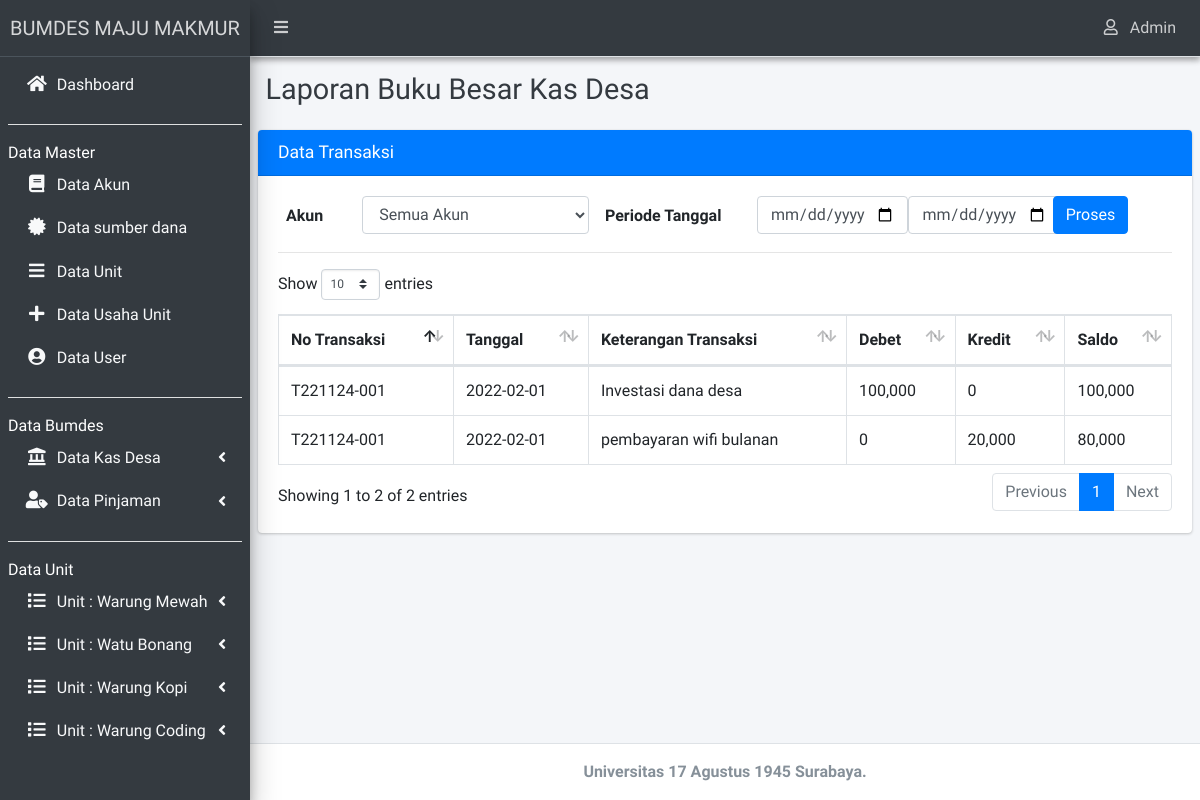
Before: /admin/index.php?hal=lap_buku_besar_kas (signed in) with the older database file.
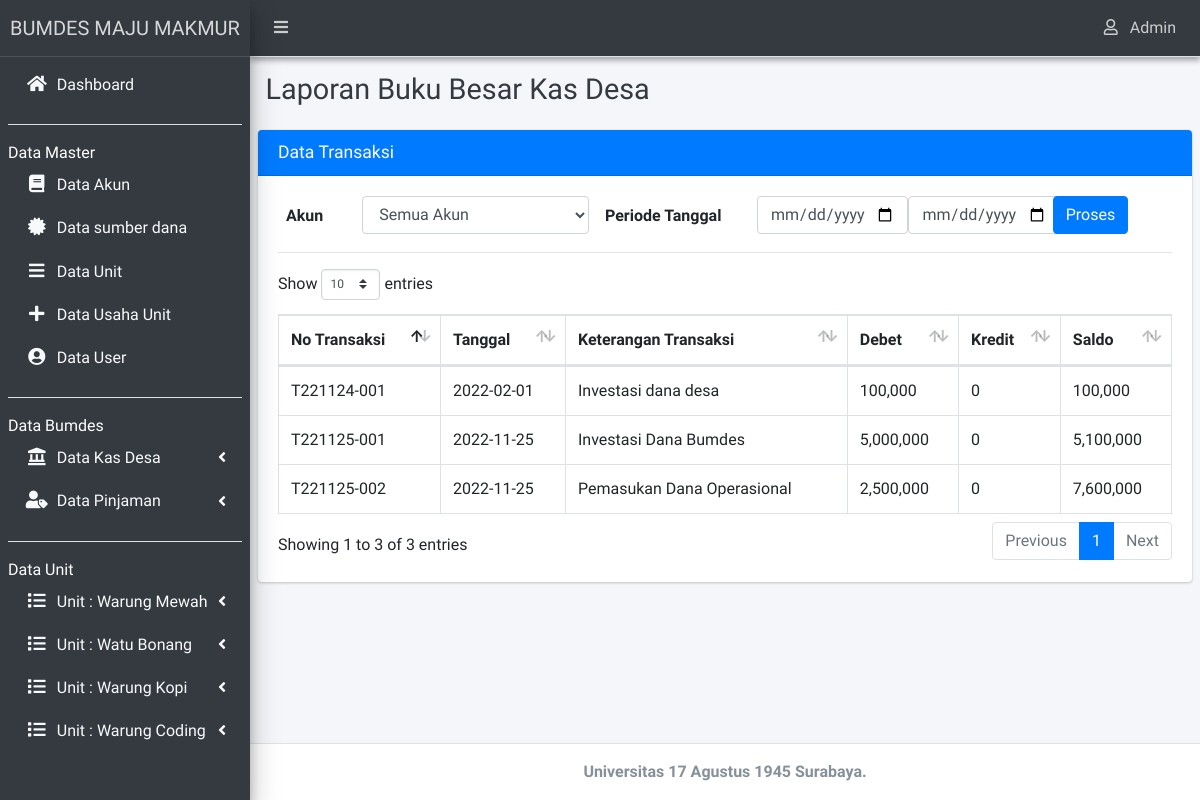
After: the same page with the newer database file.
### tables this page shows
CREATE TABLE `tb_unit` (
  `id_unit` int(11) NOT NULL,
  `nama_unit` varchar(30) DEFAULT NULL
);

CREATE TABLE `tb_kas` (
  `id_kas` int(11) NOT NULL,
  `tanggal` varchar(20) NOT NULL,
  `id_transaksi` varchar(20) NOT NULL,
  `kode_akun` varchar(5) NOT NULL,
  `sumber` varchar(5) NOT NULL,
  `keterangan` varchar(255) NOT NULL,
  `debet` int(11) NOT NULL,
  `kredit` int(11) NOT NULL
);

### admin/lap_buku_besar_kas.php (the view, shortened to what this page needs)
<div class="content-header">
    <div class="container-fluid">
        <div class="row mb-2">
        <div class="col-sm-12">
            <h1 class="m-0 text-dark">Laporan Buku Besar Kas Desa</h1>
        </div>
        </div>
    </div>
</div>
<?php
    $query_kas = "";
    $saldo = 0;
    if(isset($_POST['periode1'])){
            $periode1=$_POST['periode1'];
            $periode2=$_POST['periode2'];
            $kode_akun = $_POST['kode_akun'];
            if($_POST['kode_akun']=='semua')
                $query_kas = "SELECT * FROM tb_kas WHERE tanggal BETWEEN '$periode1' AND '$periode2'";
            else
                $query_kas = "SELECT * FROM tb_kas WHERE kode_akun = '$kode_akun' AND (tanggal BETWEEN '$periode1' AND '$periode2')";
    }else{
        $periode1="";
        $periode2="";
        $query_kas="SELECT * FROM tb_kas";
    }
?>
<section class="content">
  <div class="row">
    <div class="col-12">
      <div class="card card-primary">
        <div class="card-header">
            <h3 class="card-title primary">Data Transaksi </h3>
        </div>
        <div class="card-body">
            <form role="form" id="quickForm" action="?hal=lap_buku_besar_kas" method="POST">
                <div class="form-group row">
                    <label for="nama" class="col-1 m-2">Akun</label>
                    <select class="form-control select2 col-3" name="kode_akun">
                        <option value="semua">Semua Akun</option>
                    </select>
                    <label  for="nama" class="col-2 m-2">Periode Tanggal</label>
                    <input type="date" name="periode1" class="form-control col-2" value="<?= @$periode1; ?>" required>
                    <input type="date" name="periode2" class="form-control col-2" value="<?= @$periode2; ?>" required>
                    <div class="col-1">
                        <input type="submit" name="proses" class="btn btn-primary" style="float: right" value="Proses">
                    </div>
                </div>
            </form>
            <hr>
            <table id="example3" class="table table-bordered table-hover">
                <thead>
                    <tr>
                        <th>No Transaksi</th>
                        <th>Tanggal</th>
                        <th>Keterangan Transaksi</th>
                        <th>Debet</th>
                        <th>Kredit</th>
                        <th>Saldo</th>
                    </tr>
                </thead>
                <tbody>
                    <?php
                        $result = mysqli_query($mysqli, $query_kas);
                        $num_result = mysqli_num_rows($result);
                        if($num_result > 0) {
                            while($data = mysqli_fetch_assoc($result)) {
                                extract($data);
                                $saldo += $debet;
                                $saldo -= $kredit;
                    ?>
                    <tr>
                        <td><?php echo $id_transaksi; ?></td>
                        <td><?php echo $tanggal; ?></td>
                        <td><?php echo $keterangan; ?></td>
                        <td><?php echo number_format($debet,0); ?></td>
                        <td><?php echo number_format($kredit,0); ?></td>
                        <td><?php echo number_format($saldo,0); ?></td>
                    </tr>
                    <?php
                            }
                        }
                    ?>
            </table>
        </div>
      </div>
    </div>
  </div>
</section>

### admin/index.php (shortened to what this page needs)
<?php
require_once '../setting/koneksi.php';
if(isset($_SESSION['level_user'])=='Admin' || isset($_SESSION['level_user'])=='Bendahara'){
  require_once 'layout/top.php';
?>
    <nav class="main-header navbar navbar-expand navbar-dark elevation-2 navbar-light">
      <ul class="navbar-nav">
        <li class="nav-item">
          <a class="nav-link" data-widget="pushmenu" href="#"><i class="fas fa-bars"></i></a>
        </li>
      </ul>
      <ul class="navbar-nav ml-auto">
        <li class="nav-item dropdown">
          <a class="nav-link" data-toggle="dropdown" href="#">
            <i class="far fa-user mr-2"></i>
            <span><?= $_SESSION['level_user']; ?></span>
          </a>
        </li>
      </ul>
    </nav>
    <aside class="main-sidebar sidebar-dark-primary elevation-4">
      <a href="#" class="brand-link text-center">
        <span class="brand-text font-gradient-light">BUMDES MAJU MAKMUR</span>
      </a>
      <div class="sidebar">
        <nav class="mt-2">
          <ul class="nav nav-pills nav-sidebar flex-column" data-widget="treeview" role="menu" data-accordion="false">
            <?php include('_menu.php'); ?>
          </ul>
        </nav>
      </div>
    </aside>
  <div class="content-wrapper">
    <?php require_once 'layout/sidebar.php'; ?>
  </div>
<?php require_once 'layout/footer.php'; ?>
<?php require_once 'layout/bottom.php';?>
<?php
}else if(isset($_SESSION['level_user'])=='Kepala Desa'){
  require_once 'layout/top.php';
?>
  <nav class="main-header navbar navbar-expand navbar-dark elevation-2 navbar-light">
    <ul class="navbar-nav">
      <li class="nav-item">
        <a class="nav-link" data-widget="pushmenu" href="#"><i class="fas fa-bars"></i></a>
      </li>
    </ul>
    <ul class="navbar-nav ml-auto">
      <li class="nav-item dropdown">
        <a class="nav-link" data-toggle="dropdown" href="#">
          <i class="far fa-user mr-2"></i>
          <span><?= $_SESSION['level_user']; ?></span>
        </a>
        <div class="dropdown-menu dropdown-menu-lg dropdown-menu-right">
          <div class="dropdown-divider"></div>
          <a href="logout.php" class="dropdown-item">
            <i class="fas fa-lock mr-2"></i> Log Out
            <span class="float-right text-muted text-sm"></span>
          </a>
        </div>
      </li>
    </ul>
  </nav>
    <aside class="main-sidebar sidebar-dark-primary elevation-4">
    <a href="#" class="brand-link text-center">
      <span class="brand-text font-gradient-light">BUMDES MAJU MAKMUR</span>
    </a>
    <div class="sidebar">
      <nav class="mt-2">
        <ul class="nav nav-pills nav-sidebar flex-column" data-widget="treeview" role="menu" data-accordion="false">
          <?php include('_menu.php'); ?>
        </ul>
      </nav>
    </div>
  </aside>
  <div class="content-wrapper">
      <?php require_once 'layout/sidebar.php'; ?>
  </div>
<?php
  require_once 'layout/footer.php';
  require_once 'layout/bottom.php';
}else{
  echo "<script>window.location='../index.php';</script>";
}
?>

### admin/layout/top.php (shortened to what this page needs)
<!DOCTYPE html>
<html lang="en">
<head>
  <link rel="stylesheet" href="../assets/plugins/fontawesome-free/css/all.min.css">
  <link rel="stylesheet" href="../assets/dist/css/adminlte.min.css">
  <link rel="stylesheet" href="../assets/plugins/datatables-bs4/css/dataTables.bootstrap4.css">
  <link rel="stylesheet" href="../assets/plugins/select2/css/select2.min.css">
  <link rel="stylesheet" href="../assets/plugins/select2-bootstrap4-theme/select2-bootstrap4.min.css">
  <link rel="stylesheet" href="../assets/plugins//sweetalert2/sweetalert2.min.css">
  <link rel="stylesheet" href="../assets/dist/css/toastr.min.css">
</head>
<body class="hold-transition sidebar-mini">
  <div class="wrapper">

### admin/_menu.php (shortened to what this page needs)
<li class="nav-item">
	<a href="?hal=beranda" class="nav-link text-light">
		<i class="nav-icon fas fa-home"></i>
		<p> Dashboard </p>
	</a>
</li>
<?php if($_SESSION['level_user']=='Admin' || $_SESSION['level_user']=='Bendahara'){ ?>
	<li class="nav-item">
		<hr class="bg-gradient-light">
	</li>
	<div class="sidebar-heading text-white">Data Master</div>
    <li class="nav-item">
		<a class="nav-link text-light" href="?hal=akun">
			<i class="fa fa-book nav-icon"></i>
			<p>Data Akun</p>
		</a>
    </li>
    <li class="nav-item">
		<a class="nav-link text-light" href="?hal=ind">
			<i class="fa fa-certificate nav-icon"></i>
			<p>Data sumber dana</p>
		</a>
    </li>
    <li class="nav-item">
		<a class="nav-link text-light" href="?hal=unit" >
			<i class="fa fa-bars nav-icon"></i>
			<p>Data Unit</p>
		</a>
    </li>
    <li class="nav-item">
		<a class="nav-link text-light" href="?hal=kegiatan">
			<i class="fa fa-plus nav-icon"></i>
			<p>Data Usaha Unit</p>
		</a>
    </li>
    <li class="nav-item">
		<a class="nav-link text-light" href="?hal=user">
			<i class="fa fa-user-circle nav-icon"></i>
			<p>Data User</p>
		</a>
    </li>
	<li class="nav-item">
		<hr class="bg-gradient-light">
	</li>
	<div class="sidebar-heading text-white">Data Bumdes</div>
	<li class="nav-item">
		<a href="#" class="nav-link text-light">
			<i class="fas fa-solid fa-landmark nav-icon"></i>
			<p> Data Kas Desa <i class="fas fa-angle-left right"></i></p>
		</a>
    </li>
	<li class="nav-item">
		<a href="#" class="nav-link text-light">
			<i class="fas fa-solid fa-user-tag nav-icon"></i>
			<p>
			Data Pinjaman
			<i class="fas fa-angle-left right"></i>
			</p>
		</a>
    </li>
<?php } else if (isset($_SESSION['level_user'])=="Kepala Desa") { ?>
	<li class="nav-item has-treeview">
			<a href="#" class="nav-link text-light">
				<i class="nav-icon fas fa-list"></i>
				<p>
					Data Bumdes
					<i class="fas fa-angle-left right"></i>
				</p>
			</a>
			<ul class="nav nav-treeview text-light">
				<li class="nav-item">
					<a href="?hal=lap_buku_besar_kas" class="nav-link text-light">
						<i class="fa fa-bookmark nav-icon"></i>
						<p>Buku Besar</p>
					</a>
				</li>
				<li class="nav-item">
					<a href="?hal=lap_arus_kas_desa" class="nav-link text-light">
						<i class="fa fa-angle-double-right nav-icon"></i>
						<p>Arus Kas</p>
					</a>
				</li>
				<li class="nav-item">
					<a href="?hal=lap_neraca_kas" class="nav-link text-light">
						<i class="fa fa-balance-scale nav-icon"></i>
						<p>Neraca</p>
					</a>
				</li>
			</ul>
		</li>
<?php } ?>
<li class="nav-item">
	<hr class="bg-light">
</li>
<div class="sidebar-heading text-white">Data Unit</div>
<?php
$query="SELECT * from tb_unit";
$result=$mysqli->query($query);
$num_result=$result->num_rows;
if ($num_result > 0 ) {
	while ($data=mysqli_fetch_assoc($result)) {
		extract($data);  ?>
		<li class="nav-item has-treeview">
			<a href="#" class="nav-link text-light">
				<i class="nav-icon fas fa-list"></i>
				<p>
					Unit : <?=$nama_unit;?>
					<i class="fas fa-angle-left right"></i>
				</p>
			</a>
		</li>
		<?php } } ?>

### admin/layout/sidebar.php (shortened to what this page needs)
<?php
$hal = @$_GET['hal'];
$modul = "";
$default = $modul."beranda.php";
if(!$hal){
    require_once "$default";
}else{
    switch($hal){
        case $hal:
        if(is_file($modul.$hal.".php"))
        {
        require_once $modul.$hal.".php";
        }
        else
        {
        require_once "$default";
        }
        break;
    }
}
?>

### admin/layout/footer.php
<footer class="main-footer text-center">
  <strong>Universitas 17 Agustus 1945 Surabaya.</strong>
</footer>

### admin/layout/bottom.php (shortened to what this page needs)
</body>
</html>

Changed rows visible on the page:
removed tb_kas: id_transaksi "T221124-001", tanggal "2022-02-01", keterangan "pembayaran wifi bulanan", debet "0", kredit "20,000", saldo "80,000"
added tb_kas: id_transaksi "T221125-001", tanggal "2022-11-25", keterangan "Investasi Dana Bumdes", debet "5,000,000", kredit "0", saldo "5,100,000"
added tb_kas: id_transaksi "T221125-002", tanggal "2022-11-25", keterangan "Pemasukan Dana Operasional", debet "2,500,000", kredit "0", saldo "7,600,000"
Other visible differences:
text written by a page script: "Show entries Showing 1 to 2 of 2 entries Previous 1 Next" → "Show entries Showing 1 to 3 of 3 entries Previous 1 Next"
